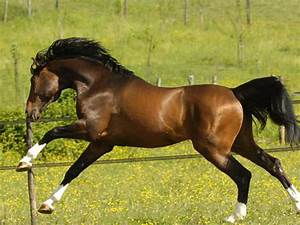
#> input picture kuda.jpeg, 300 x 225 px
$ python histogram.py
#> lines starting #> are read from the running program, lines starting #| are printed output that depends on the picture
import cv2
import numpy as np
import matplotlib.pyplot as plt

citra = cv2.imread("kuda.jpeg", 0)  #Membaca citra gambar dalam grayscale
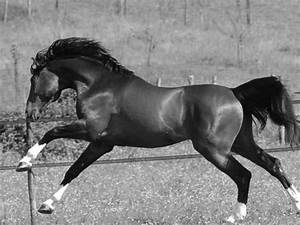
#> citra: shape (225, 300); min 0, max 255, mean 125.5
Histogram = cv2.calcHist([citra], [0], None, [256], [0, 256])  #Menghitung histogram citra
#> Histogram = 256 values, max 1337 at index 158, min 6 at index 225, mean 263.7

plt.plot(Histogram)  #Menampilkan histogram citra
plt.title("Histogram")
plt.title("Citra Kuda Grayscale")
plt.xlabel("Pixel Value")
plt.ylabel("Frekuensi")
plt.show()  #Menampilkan histogram citra
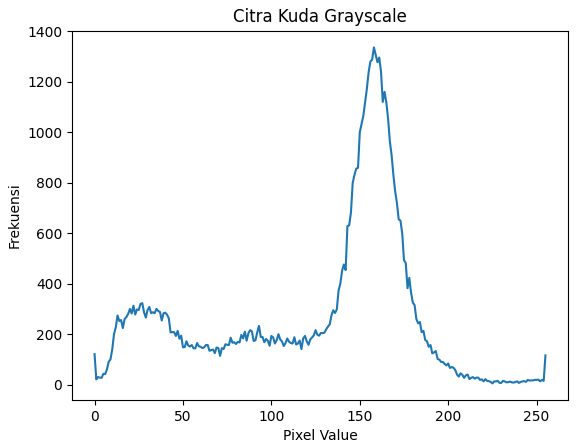
#> figure drawn by matplotlib, 1 panel; curve peaks at x = 158, y = 1337

#Perhitungan Statistik Histogram
mean = np.mean(citra)
#> mean = 125.5
var = np.var(citra)
#> var = 2956.3
std = np.std(citra)
#> std = 54.37

print(f'Rata-rata: {mean:.2f}')
#| Rata-rata: 125.46
print(f'Variansi: {var:.2f}')
#| Variansi: 2956.30
print(f'Standar Deviasi: {std:.2f}')
#| Standar Deviasi: 54.37

# Analisis jenis citra berdasarkan mean dan standar deviasi
if mean < 85:
    brightness = "Citra Gelap"
elif mean > 170:
    brightness = "Citra Terang"
else:
    brightness = "Citra Normal"

if std > 70:
    contrast = "Citra Kontras Tinggi"
else:
    contrast = "Citra Kontras Rendah"

print(f'Analisis Kecerahan: {brightness}')
print(f'Analisis Kontras: {contrast}')

#Menampilkan gambar citra
cv2.imshow("kuda", citra)
cv2.waitKey(0)
